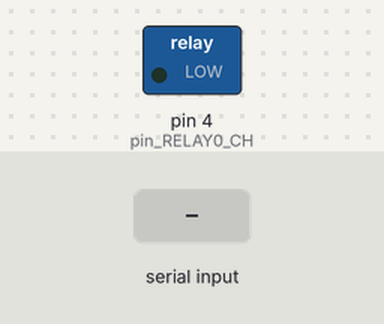
Bench run of a sketch on a simulated Arduino Uno, built with avr-gcc and run on an emulated ATmega328P. Parts: switched loads named in the sketch (green lamp = pin HIGH). Inputs (shaded band) come from the test bench. What the sketch prints to the serial monitor is not drawn.

Above: at 1.2 s.
1.3 s: "1" received over Serial
Timing chart, 0 to 4.3 s (numbered marks = the images above; inputs shaded):
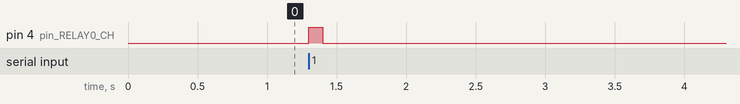

Measured:
- after the input at 1.3 s, pin 4 (pin_RELAY0_CH): LOW → HIGH at once, → LOW 0.10 s later

The sketch:

IOT_SMARTHOME_DOOR_LOCK.ino
```cpp
int pin_RELAY0_CH = 4;

void setup() {
  // put your setup code here, to run once:
  Serial.begin(9600);
  pinMode(pin_RELAY0_CH, OUTPUT);
  digitalWrite(pin_RELAY0_CH, LOW);
}

void loop() {
  // put your main code here, to run repeatedly:
}

void serialEvent(void)
{
  char da = Serial.read();
  switch(da)
  {
    case '1':
      digitalWrite(pin_RELAY0_CH, HIGH);
      delay(100);
      digitalWrite(pin_RELAY0_CH, LOW);
      Serial.println("Door Control");
      break;
  }
}
```
